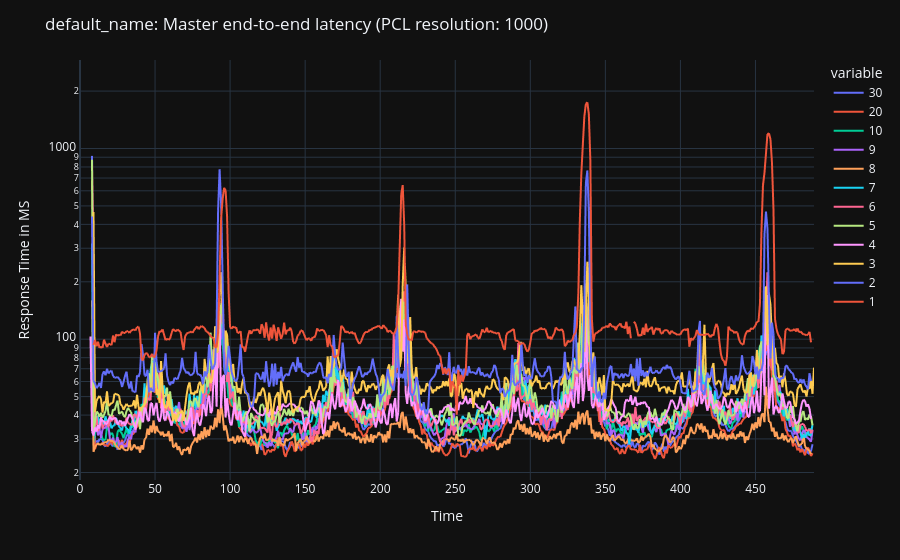
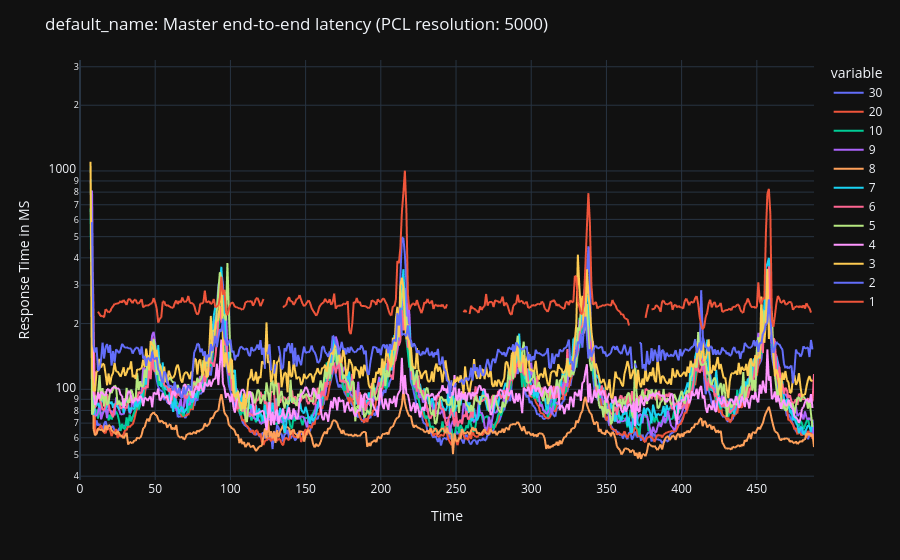
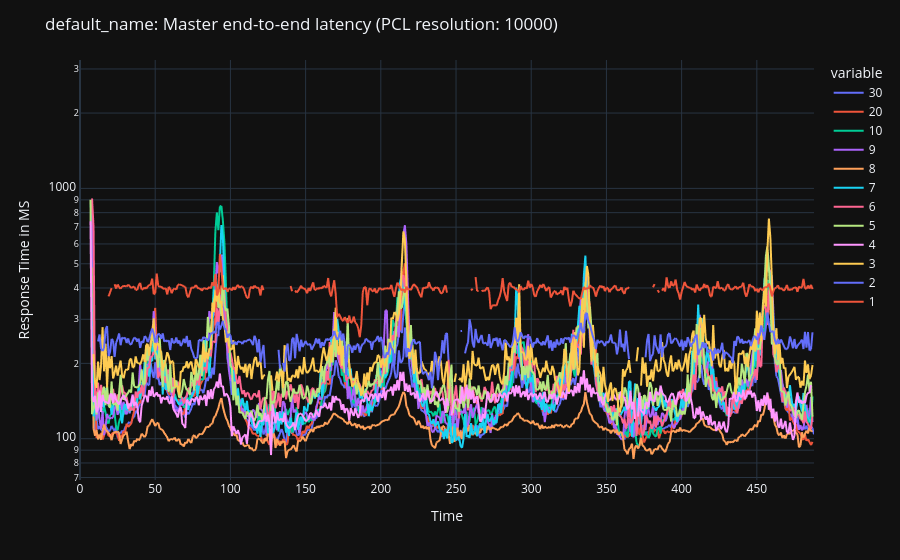

Notebook source saved alongside these figures, in order:
### Code cell
import plotly.express as px
from matplotlib import pyplot as plt


# Function to compute simple moving average
def moving_average(data, window_size):
    return data.rolling(window=window_size).mean()


# You can adjust the window size for different levels of smoothing
window_size = 3

for resolution in sorted(response_time.keys()):
    queue_df = pd.DataFrame.from_dict(response_time[resolution])
    fig = px.line(queue_df, x=queue_df.index, y=queue_df.columns)
    fig.update_layout(title=f'{metadata.run_name}: Master end-to-end latency (PCL resolution: {resolution})', xaxis_title='Time',
                      yaxis_title='Response Time in MS', yaxis_type='log')
    fig.show()

### Figure 1 — Plotly figure (JSON) as saved in the notebook; plotly's stock layout.template omitted (floating-point values rounded to 4 significant figures; data arrays with more than 128 entries replaced by an {"elided": "..."} marker saying what was removed)
{"data": [{"hovertemplate": "variable=30<br>index=%{x}<br>value=%{y}<extra></extra>", "legendgroup": "30", "line": {"color": "#636efa", "dash": "solid"}, "marker": {"symbol": "circle"}, "mode": "lines", "name": "30", "showlegend": true, "x": {"elided": "490 int values"}, "xaxis": "x", "y": {"elided": "490 float values"}, "yaxis": "y", "type": "scattergl"}, {"hovertemplate": "variable=20<br>index=%{x}<br>value=%{y}<extra></extra>", "legendgroup": "20", "line": {"color": "#EF553B", "dash": "solid"}, "marker": {"symbol": "circle"}, "mode": "lines", "name": "20", "showlegend": true, "x": {"elided": "490 int values"}, "xaxis": "x", "y": {"elided": "490 float values"}, "yaxis": "y", "type": "scattergl"}, {"hovertemplate": "variable=10<br>index=%{x}<br>value=%{y}<extra></extra>", "legendgroup": "10", "line": {"color": "#00cc96", "dash": "solid"}, "marker": {"symbol": "circle"}, "mode": "lines", "name": "10", "showlegend": true, "x": {"elided": "490 int values"}, "xaxis": "x", "y": {"elided": "490 float values"}, "yaxis": "y", "type": "scattergl"}, {"hovertemplate": "variable=9<br>index=%{x}<br>value=%{y}<extra></extra>", "legendgroup": "9", "line": {"color": "#ab63fa", "dash": "solid"}, "marker": {"symbol": "circle"}, "mode": "lines", "name": "9", "showlegend": true, "x": {"elided": "490 int values"}, "xaxis": "x", "y": {"elided": "490 float values"}, "yaxis": "y", "type": "scattergl"}, {"hovertemplate": "variable=8<br>index=%{x}<br>value=%{y}<extra></extra>", "legendgroup": "8", "line": {"color": "#FFA15A", "dash": "solid"}, "marker": {"symbol": "circle"}, "mode": "lines", "name": "8", "showlegend": true, "x": {"elided": "490 int values"}, "xaxis": "x", "y": {"elided": "490 float values"}, "yaxis": "y", "type": "scattergl"}, {"hovertemplate": "variable=7<br>index=%{x}<br>value=%{y}<extra></extra>", "legendgroup": "7", "line": {"color": "#19d3f3", "dash": "solid"}, "marker": {"symbol": "circle"}, "mode": "lines", "name": "7", "showlegend": true, "x": {"elided": "490 int values"}, "xaxis": "x", "y": {"elided": "490 float values"}, "yaxis": "y", "type": "scattergl"}, {"hovertemplate": "variable=6<br>index=%{x}<br>value=%{y}<extra></extra>", "legendgroup": "6", "line": {"color": "#FF6692", "dash": "solid"}, "marker": {"symbol": "circle"}, "mode": "lines", "name": "6", "showlegend": true, "x": {"elided": "490 int values"}, "xaxis": "x", "y": {"elided": "490 float values"}, "yaxis": "y", "type": "scattergl"}, {"hovertemplate": "variable=5<br>index=%{x}<br>value=%{y}<extra></extra>", "legendgroup": "5", "line": {"color": "#B6E880", "dash": "solid"}, "marker": {"symbol": "circle"}, "mode": "lines", "name": "5", "showlegend": true, "x": {"elided": "490 int values"}, "xaxis": "x", "y": {"elided": "490 float values"}, "yaxis": "y", "type": "scattergl"}, {"hovertemplate": "variable=4<br>index=%{x}<br>value=%{y}<extra></extra>", "legendgroup": "4", "line": {"color": "#FF97FF", "dash": "solid"}, "marker": {"symbol": "circle"}, "mode": "lines", "name": "4", "showlegend": true, "x": {"elided": "490 int values"}, "xaxis": "x", "y": {"elided": "490 float values"}, "yaxis": "y", "type": "scattergl"}, {"hovertemplate": "variable=3<br>index=%{x}<br>value=%{y}<extra></extra>", "legendgroup": "3", "line": {"color": "#FECB52", "dash": "solid"}, "marker": {"symbol": "circle"}, "mode": "lines", "name": "3", "showlegend": true, "x": {"elided": "490 int values"}, "xaxis": "x", "y": {"elided": "490 float values"}, "yaxis": "y", "type": "scattergl"}, {"hovertemplate": "variable=2<br>index=%{x}<br>value=%{y}<extra></extra>", "legendgroup": "2", "line": {"color": "#636efa", "dash": "solid"}, "marker": {"symbol": "circle"}, "mode": "lines", "name": "2", "showlegend": true, "x": {"elided": "490 int values"}, "xaxis": "x", "y": {"elided": "490 float values"}, "yaxis": "y", "type": "scattergl"}, {"hovertemplate": "variable=1<br>index=%{x}<br>value=%{y}<extra></extra>", "legendgroup": "1", "line": {"color": "#EF553B", "dash": "solid"}, "marker": {"symbol": "circle"}, "mode": "lines", "name": "1", "showlegend": true, "x": {"elided": "490 int values"}, "xaxis": "x", "y": {"elided": "490 float values"}, "yaxis": "y", "type": "scattergl"}], "layout": {"xaxis": {"anchor": "y", "domain": [0.0, 1.0], "title": {"text": "Time"}}, "yaxis": {"anchor": "x", "domain": [0.0, 1.0], "title": {"text": "Response Time in MS"}, "type": "log"}, "legend": {"title": {"text": "variable"}, "tracegroupgap": 0}, "margin": {"t": 60}, "title": {"text": "default_name: Master end-to-end latency (PCL resolution: 1000)"}}}

### Figure 2 — Plotly figure (JSON) as saved in the notebook; plotly's stock layout.template omitted (floating-point values rounded to 4 significant figures; data arrays with more than 128 entries replaced by an {"elided": "..."} marker saying what was removed)
{"data": [{"hovertemplate": "variable=30<br>index=%{x}<br>value=%{y}<extra></extra>", "legendgroup": "30", "line": {"color": "#636efa", "dash": "solid"}, "marker": {"symbol": "circle"}, "mode": "lines", "name": "30", "showlegend": true, "x": {"elided": "489 int values"}, "xaxis": "x", "y": {"elided": "489 float values"}, "yaxis": "y", "type": "scattergl"}, {"hovertemplate": "variable=20<br>index=%{x}<br>value=%{y}<extra></extra>", "legendgroup": "20", "line": {"color": "#EF553B", "dash": "solid"}, "marker": {"symbol": "circle"}, "mode": "lines", "name": "20", "showlegend": true, "x": {"elided": "489 int values"}, "xaxis": "x", "y": {"elided": "489 float values"}, "yaxis": "y", "type": "scattergl"}, {"hovertemplate": "variable=10<br>index=%{x}<br>value=%{y}<extra></extra>", "legendgroup": "10", "line": {"color": "#00cc96", "dash": "solid"}, "marker": {"symbol": "circle"}, "mode": "lines", "name": "10", "showlegend": true, "x": {"elided": "489 int values"}, "xaxis": "x", "y": {"elided": "489 float values"}, "yaxis": "y", "type": "scattergl"}, {"hovertemplate": "variable=9<br>index=%{x}<br>value=%{y}<extra></extra>", "legendgroup": "9", "line": {"color": "#ab63fa", "dash": "solid"}, "marker": {"symbol": "circle"}, "mode": "lines", "name": "9", "showlegend": true, "x": {"elided": "489 int values"}, "xaxis": "x", "y": {"elided": "489 float values"}, "yaxis": "y", "type": "scattergl"}, {"hovertemplate": "variable=8<br>index=%{x}<br>value=%{y}<extra></extra>", "legendgroup": "8", "line": {"color": "#FFA15A", "dash": "solid"}, "marker": {"symbol": "circle"}, "mode": "lines", "name": "8", "showlegend": true, "x": {"elided": "489 int values"}, "xaxis": "x", "y": {"elided": "489 float values"}, "yaxis": "y", "type": "scattergl"}, {"hovertemplate": "variable=7<br>index=%{x}<br>value=%{y}<extra></extra>", "legendgroup": "7", "line": {"color": "#19d3f3", "dash": "solid"}, "marker": {"symbol": "circle"}, "mode": "lines", "name": "7", "showlegend": true, "x": {"elided": "489 int values"}, "xaxis": "x", "y": {"elided": "489 float values"}, "yaxis": "y", "type": "scattergl"}, {"hovertemplate": "variable=6<br>index=%{x}<br>value=%{y}<extra></extra>", "legendgroup": "6", "line": {"color": "#FF6692", "dash": "solid"}, "marker": {"symbol": "circle"}, "mode": "lines", "name": "6", "showlegend": true, "x": {"elided": "489 int values"}, "xaxis": "x", "y": {"elided": "489 float values"}, "yaxis": "y", "type": "scattergl"}, {"hovertemplate": "variable=5<br>index=%{x}<br>value=%{y}<extra></extra>", "legendgroup": "5", "line": {"color": "#B6E880", "dash": "solid"}, "marker": {"symbol": "circle"}, "mode": "lines", "name": "5", "showlegend": true, "x": {"elided": "489 int values"}, "xaxis": "x", "y": {"elided": "489 float values"}, "yaxis": "y", "type": "scattergl"}, {"hovertemplate": "variable=4<br>index=%{x}<br>value=%{y}<extra></extra>", "legendgroup": "4", "line": {"color": "#FF97FF", "dash": "solid"}, "marker": {"symbol": "circle"}, "mode": "lines", "name": "4", "showlegend": true, "x": {"elided": "489 int values"}, "xaxis": "x", "y": {"elided": "489 float values"}, "yaxis": "y", "type": "scattergl"}, {"hovertemplate": "variable=3<br>index=%{x}<br>value=%{y}<extra></extra>", "legendgroup": "3", "line": {"color": "#FECB52", "dash": "solid"}, "marker": {"symbol": "circle"}, "mode": "lines", "name": "3", "showlegend": true, "x": {"elided": "489 int values"}, "xaxis": "x", "y": {"elided": "489 float values"}, "yaxis": "y", "type": "scattergl"}, {"hovertemplate": "variable=2<br>index=%{x}<br>value=%{y}<extra></extra>", "legendgroup": "2", "line": {"color": "#636efa", "dash": "solid"}, "marker": {"symbol": "circle"}, "mode": "lines", "name": "2", "showlegend": true, "x": {"elided": "489 int values"}, "xaxis": "x", "y": {"elided": "489 float values"}, "yaxis": "y", "type": "scattergl"}, {"hovertemplate": "variable=1<br>index=%{x}<br>value=%{y}<extra></extra>", "legendgroup": "1", "line": {"color": "#EF553B", "dash": "solid"}, "marker": {"symbol": "circle"}, "mode": "lines", "name": "1", "showlegend": true, "x": {"elided": "489 int values"}, "xaxis": "x", "y": {"elided": "489 float values"}, "yaxis": "y", "type": "scattergl"}], "layout": {"xaxis": {"anchor": "y", "domain": [0.0, 1.0], "title": {"text": "Time"}}, "yaxis": {"anchor": "x", "domain": [0.0, 1.0], "title": {"text": "Response Time in MS"}, "type": "log"}, "legend": {"title": {"text": "variable"}, "tracegroupgap": 0}, "margin": {"t": 60}, "title": {"text": "default_name: Master end-to-end latency (PCL resolution: 5000)"}}}

### Figure 3 — Plotly figure (JSON) as saved in the notebook; plotly's stock layout.template omitted (floating-point values rounded to 4 significant figures; data arrays with more than 128 entries replaced by an {"elided": "..."} marker saying what was removed)
{"data": [{"hovertemplate": "variable=30<br>index=%{x}<br>value=%{y}<extra></extra>", "legendgroup": "30", "line": {"color": "#636efa", "dash": "solid"}, "marker": {"symbol": "circle"}, "mode": "lines", "name": "30", "showlegend": true, "x": {"elided": "489 int values"}, "xaxis": "x", "y": {"elided": "489 float values"}, "yaxis": "y", "type": "scattergl"}, {"hovertemplate": "variable=20<br>index=%{x}<br>value=%{y}<extra></extra>", "legendgroup": "20", "line": {"color": "#EF553B", "dash": "solid"}, "marker": {"symbol": "circle"}, "mode": "lines", "name": "20", "showlegend": true, "x": {"elided": "489 int values"}, "xaxis": "x", "y": {"elided": "489 float values"}, "yaxis": "y", "type": "scattergl"}, {"hovertemplate": "variable=10<br>index=%{x}<br>value=%{y}<extra></extra>", "legendgroup": "10", "line": {"color": "#00cc96", "dash": "solid"}, "marker": {"symbol": "circle"}, "mode": "lines", "name": "10", "showlegend": true, "x": {"elided": "489 int values"}, "xaxis": "x", "y": {"elided": "489 float values"}, "yaxis": "y", "type": "scattergl"}, {"hovertemplate": "variable=9<br>index=%{x}<br>value=%{y}<extra></extra>", "legendgroup": "9", "line": {"color": "#ab63fa", "dash": "solid"}, "marker": {"symbol": "circle"}, "mode": "lines", "name": "9", "showlegend": true, "x": {"elided": "489 int values"}, "xaxis": "x", "y": {"elided": "489 float values"}, "yaxis": "y", "type": "scattergl"}, {"hovertemplate": "variable=8<br>index=%{x}<br>value=%{y}<extra></extra>", "legendgroup": "8", "line": {"color": "#FFA15A", "dash": "solid"}, "marker": {"symbol": "circle"}, "mode": "lines", "name": "8", "showlegend": true, "x": {"elided": "489 int values"}, "xaxis": "x", "y": {"elided": "489 float values"}, "yaxis": "y", "type": "scattergl"}, {"hovertemplate": "variable=7<br>index=%{x}<br>value=%{y}<extra></extra>", "legendgroup": "7", "line": {"color": "#19d3f3", "dash": "solid"}, "marker": {"symbol": "circle"}, "mode": "lines", "name": "7", "showlegend": true, "x": {"elided": "489 int values"}, "xaxis": "x", "y": {"elided": "489 float values"}, "yaxis": "y", "type": "scattergl"}, {"hovertemplate": "variable=6<br>index=%{x}<br>value=%{y}<extra></extra>", "legendgroup": "6", "line": {"color": "#FF6692", "dash": "solid"}, "marker": {"symbol": "circle"}, "mode": "lines", "name": "6", "showlegend": true, "x": {"elided": "489 int values"}, "xaxis": "x", "y": {"elided": "489 float values"}, "yaxis": "y", "type": "scattergl"}, {"hovertemplate": "variable=5<br>index=%{x}<br>value=%{y}<extra></extra>", "legendgroup": "5", "line": {"color": "#B6E880", "dash": "solid"}, "marker": {"symbol": "circle"}, "mode": "lines", "name": "5", "showlegend": true, "x": {"elided": "489 int values"}, "xaxis": "x", "y": {"elided": "489 float values"}, "yaxis": "y", "type": "scattergl"}, {"hovertemplate": "variable=4<br>index=%{x}<br>value=%{y}<extra></extra>", "legendgroup": "4", "line": {"color": "#FF97FF", "dash": "solid"}, "marker": {"symbol": "circle"}, "mode": "lines", "name": "4", "showlegend": true, "x": {"elided": "489 int values"}, "xaxis": "x", "y": {"elided": "489 float values"}, "yaxis": "y", "type": "scattergl"}, {"hovertemplate": "variable=3<br>index=%{x}<br>value=%{y}<extra></extra>", "legendgroup": "3", "line": {"color": "#FECB52", "dash": "solid"}, "marker": {"symbol": "circle"}, "mode": "lines", "name": "3", "showlegend": true, "x": {"elided": "489 int values"}, "xaxis": "x", "y": {"elided": "489 float values"}, "yaxis": "y", "type": "scattergl"}, {"hovertemplate": "variable=2<br>index=%{x}<br>value=%{y}<extra></extra>", "legendgroup": "2", "line": {"color": "#636efa", "dash": "solid"}, "marker": {"symbol": "circle"}, "mode": "lines", "name": "2", "showlegend": true, "x": {"elided": "489 int values"}, "xaxis": "x", "y": {"elided": "489 float values"}, "yaxis": "y", "type": "scattergl"}, {"hovertemplate": "variable=1<br>index=%{x}<br>value=%{y}<extra></extra>", "legendgroup": "1", "line": {"color": "#EF553B", "dash": "solid"}, "marker": {"symbol": "circle"}, "mode": "lines", "name": "1", "showlegend": true, "x": {"elided": "489 int values"}, "xaxis": "x", "y": {"elided": "489 float values"}, "yaxis": "y", "type": "scattergl"}], "layout": {"xaxis": {"anchor": "y", "domain": [0.0, 1.0], "title": {"text": "Time"}}, "yaxis": {"anchor": "x", "domain": [0.0, 1.0], "title": {"text": "Response Time in MS"}, "type": "log"}, "legend": {"title": {"text": "variable"}, "tracegroupgap": 0}, "margin": {"t": 60}, "title": {"text": "default_name: Master end-to-end latency (PCL resolution: 10000)"}}}
